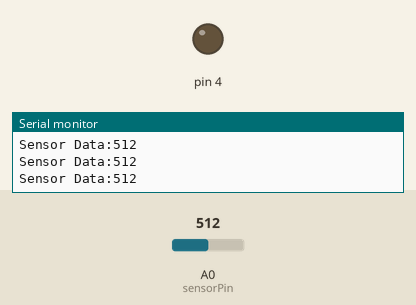
Bench run of a sketch on a simulated Arduino Uno, built with avr-gcc and run on an emulated ATmega328P. Parts: output pins drawn as LEDs (lit = HIGH), the last lines printed to the serial monitor. The inputs (shaded band) are chosen by the test bench; at power-on: A0 (sensorPin) = 512.

Above: at 1.2 s.
1.3 s: A0 (sensorPin) set to 140
2.8 s: A0 (sensorPin) set to 120
At 3.8 s:
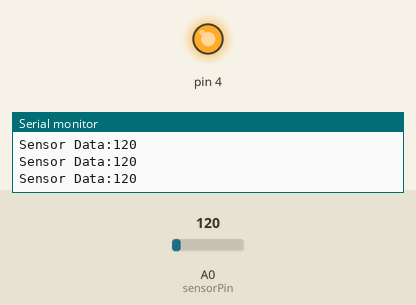
4.3 s: A0 (sensorPin) set to 306
At 5.1 s:
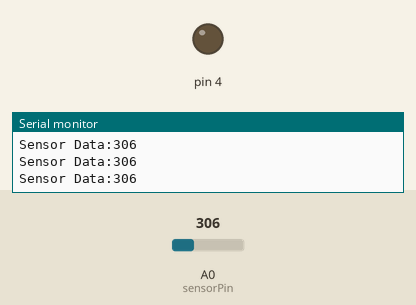
5.8 s: A0 (sensorPin) set to 122
At 6.5 s:
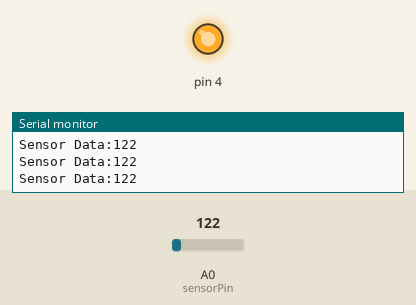
Timing chart, 0 to 8.3 s (numbered marks = the images above; inputs shaded):
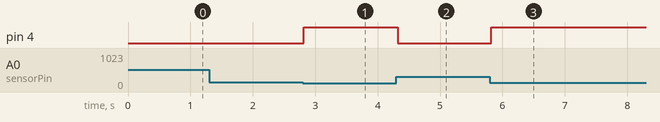

Measured:
- the behaviour switches between 130 and 129 on A0 (sensorPin) (found by bisection; images 0 and 1)
- after the input at 2.8 s, pin 4: LOW → HIGH at once
- after the input at 4.3 s, pin 4: HIGH → LOW at once
- after the input at 5.8 s, pin 4: LOW → HIGH at once

The sketch:

gas_sensor_with_esp.ino
```cpp
int sensorPin=A0;
int sensorData;
void setup()
{
  Serial.begin(115200);
  pinMode(sensorPin,INPUT);
  pinMode(4, OUTPUT);
 }
void loop()
{
  sensorData = analogRead(sensorPin);
  Serial.print("Sensor Data:");
  Serial.println(sensorData);
  if(sensorData < 130)
  digitalWrite(4, HIGH);
  else
  digitalWrite(4, LOW);

  delay(100);
}
```
